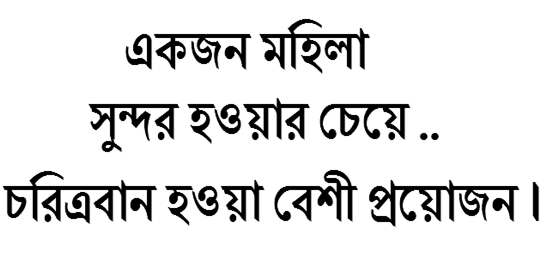
#> input picture 2.jpg, 547 x 258 px; its folder holds only this picture in this run
$ python -i character_extractor.py   (imports and definitions only)
#> lines starting #> are read from the running program, lines starting #| are printed output that depends on the picture; after the words box and inside, x2 and y2 are one past the last pixel; in counts of white or black regions, pixels touching at a corner belong together
# -*- coding: utf-8 -*-
"""
Created on Tue Sep  3 04:21:04 2019
@author: iit
"""
import csv

import imageio
import matplotlib.pyplot as plt
import numpy as np
from skimage import exposure
from skimage import filters
from skimage import io
from skimage.color import rgb2gray
from skimage.draw import line
from skimage.draw import rectangle
from skimage.filters.rank import mean
from skimage.filters.rank import median
from skimage.measure import label, regionprops
from skimage.morphology import closing, square, opening, dilation
from skimage.morphology import disk
from skimage.morphology import skeletonize
from skimage.transform import resize
from skimage.util import invert


class CharacterExtractor(object):

    def line_counter(self, inp_img):
        line_count = 1
        # print(lines)
        for i in range(len(lines) - 1):
            new_img = inp_img[lines[i]:lines[i + 1] - 1, 0:column]
            # x = lines[i + 1]
            if int(new_img.shape[0]) < 30:
                continue
            new_img = resize(new_img, (90, int(new_img.shape[1] * (90 / float(new_img.shape[0])))))
            new_img = self.pre_image_processing(new_img)
            skeleton = skeletonize(new_img) * 255
            imgs.append(skeleton)
            line_count += 1
        return line_count

    @staticmethod
    def pre_image_processing(resized_image):

        equal_adapt_hist_image = exposure.equalize_adapthist(resized_image)
        rescale_intensity_image = exposure.rescale_intensity(equal_adapt_hist_image)
        adjust_sigmoid_image = exposure.adjust_sigmoid(rescale_intensity_image)
        gray_scale_image = rgb2gray(adjust_sigmoid_image)
        mean_image = mean(gray_scale_image, disk(1))
        mean_image = mean(mean_image, disk(1))
        mean_image = mean(mean_image, disk(1))

        median_image = dilation(median(mean_image, disk(1)), square(2))
        otsu_image = filters.threshold_otsu(median_image)
        closing_image = closing(median_image > otsu_image, square(1))
        #    opening_image = opening(closing_image, square(2))
        opening_image = invert(closing_image)
        return opening_image

    @staticmethod
    def line_separation(image):
        hor_lines = [0]
        row, column = image.shape
        black_pixel_sum = []

        for i in range(0, row):
            pixel_count = 0
            for j in range(0, column):
                pixel_value = image[i][j]
                if pixel_value == 0:
                    pixel_count += 1
            black_pixel_sum.append(pixel_count)

        i = 0
        while i < len(black_pixel_sum):
            if black_pixel_sum[i] == 0:
                white_row_count = 0
                for j in range(i, len(black_pixel_sum)):
                    if black_pixel_sum[j] == 0:
                        white_row_count += 1
                    else:
                        break
                if white_row_count > 15:
                    row_partition = white_row_count // 2
                    final_line_row = i + row_partition
                    hor_lines.append(final_line_row)
                i += (white_row_count)

            else:
                i += 1

        hor_lines.append(row)
        return hor_lines

    @staticmethod
    def line_and_base_seperation(closing_image2, image_count):
        histogram = closing_image2.sum(axis=1).reshape(1, -1)
        maximum_histogram_index = np.argmax(histogram)
        closing_img = closing_image2

        for i in range(1, closing_img.shape[1] - 1):
            if not (closing_img[maximum_histogram_index - 1][i] or
                    closing_img[maximum_histogram_index + 1][i] or
                    closing_img[maximum_histogram_index - 1][i - 1] or
                    closing_img[maximum_histogram_index - 1][i + 1] or

                    closing_img[maximum_histogram_index + 1][i - 1] or
                    closing_img[maximum_histogram_index + 1][i + 1]):
                closing_img[maximum_histogram_index - 2][i] = 0
                closing_img[maximum_histogram_index - 1][i] = 0
                closing_img[maximum_histogram_index][i] = 0

            elif (closing_img[maximum_histogram_index][i] != 0 and
                  closing_img[maximum_histogram_index - 1][i + 1] != 0 and
                  closing_img[maximum_histogram_index][i + 1] == 0 and
                  closing_img[maximum_histogram_index - 1][i + 2] == 0 and
                  closing_img[maximum_histogram_index - 1][i] == 0 and
                  closing_img[maximum_histogram_index - 2][i + 1] == 0 and
                  closing_img[maximum_histogram_index + 1][i] == 0 and
                  closing_img[maximum_histogram_index - 2][i + 2] == 0 and
                  closing_img[maximum_histogram_index - 2][i] == 0):

                closing_img[maximum_histogram_index][i] = 0
                closing_img[maximum_histogram_index - 1][i + 1] = 0

            elif (closing_img[maximum_histogram_index][i] != 0 and
                  closing_img[maximum_histogram_index - 1][i - 1] != 0 and
                  closing_img[maximum_histogram_index - 1][i] == 0 and
                  closing_img[maximum_histogram_index - 1][i - 2] == 0 and
                  closing_img[maximum_histogram_index - 2][i] == 0 and
                  closing_img[maximum_histogram_index][i - 1] == 0 and
                  closing_img[maximum_histogram_index + 1][i] == 0 and
                  closing_img[maximum_histogram_index - 2][i - 2] == 0 and
                  closing_img[maximum_histogram_index - 2][i] == 0):

                closing_img[maximum_histogram_index][i] = 0
                closing_img[maximum_histogram_index - 1][i - 1] = 0

            elif (closing_img[maximum_histogram_index][i] != 0 and
                  closing_img[maximum_histogram_index + 1][i - 1] != 0 and
                  closing_img[maximum_histogram_index - 1][i] == 0 and
                  closing_img[maximum_histogram_index][i - 1] == 0 and
                  closing_img[maximum_histogram_index + 1][i - 2] == 0 and
                  closing_img[maximum_histogram_index + 2][i - 1] == 0 and
                  closing_img[maximum_histogram_index + 1][i] == 0 and
                  closing_img[maximum_histogram_index - 1][i + 1] == 0):

                closing_img[maximum_histogram_index][i] = 0

            elif (closing_img[maximum_histogram_index][i] != 0 and
                  closing_img[maximum_histogram_index + 1][i + 1] != 0 and
                  closing_img[maximum_histogram_index][i + 1] == 0 and
                  closing_img[maximum_histogram_index + 2][i + 1] == 0 and
                  closing_img[maximum_histogram_index + 1][i] == 0 and
                  closing_img[maximum_histogram_index - 1][i] == 0 and
                  closing_img[maximum_histogram_index - 1][i - 1] == 0):

                closing_img[maximum_histogram_index][i] = 0


            else:
                x = maximum_histogram_index
                y = i

                count = 0
                up = False
                while True:
                    next_ = False
                    if closing_img[x - 1][y] == 255:
                        x -= 1
                        next_ = True
                        count += 1
                        up = True
                    elif closing_img[x - 1][y + 1] == 255:
                        x -= 1
                        y += 1
                        next_ = True
                        count += 1
                        up = True
                    elif closing_img[x - 1][y - 1] == 255:
                        x -= 1
                        y -= 1
                        next_ = True
                        count += 1
                        up = True

                    elif closing_img[x][y + 1] == 255 and count > 6:
                        y += 1
                        next_ = True
                        count += 1
                    if closing_img[x + 1][y + 1] == 255 and count > 20 and up:
                        rec_row, rec_col = rectangle((x, y), extent=(8, 20), shape=closing_img.shape)
                        closing_img[rec_row, rec_col] = 0
                        x += 1
                        y += 1
                        break

                    if next_ == False:
                        break

            if closing_img[maximum_histogram_index - 2][i] == 255:
                rr, cc = line(maximum_histogram_index - 1, i - 4, maximum_histogram_index - 1, i - 15)
                closing_img[rr, cc] = 0
                rr, cc = line(maximum_histogram_index - 2, i - 4, maximum_histogram_index - 2, i - 15)
                closing_img[rr, cc] = 0
                rr, cc = line(maximum_histogram_index - 3, i - 4, maximum_histogram_index - 3, i - 15)
                closing_img[rr, cc] = 0
                rr, cc = line(maximum_histogram_index - 4, i - 4, maximum_histogram_index - 4, i - 15)
                closing_img[rr, cc] = 0
                rr, cc = line(maximum_histogram_index, i - 4, maximum_histogram_index, i - 15)
                closing_img[rr, cc] = 0

        closing_img = closing(closing_img, square(3))
        closing_img = opening(closing_img, square(1))

        '''
        Base Line Detection
        '''

        for index, val in enumerate(histogram[0]):
            # flag = 0
            if 256 < histogram[0][index] <= 2550 and index > 40:
                for i in range(closing_img.shape[1] - 1):
                    closing_img[index][i] = False
                    closing_img[index + 2][i] = False
                    closing_img[index + 1][i] = False
                    closing_img[index + 3][i] = False
                break
        closing_image = closing_img * 255
        # imageio.imwrite(r"\pic\base" + str(image_count) + ".jpg", closing_image)
        return closing_image

    def character_extractor(self, path):
#> called with path = '../../2.jpg'
        global ax, row, column, lines, imgs, image, histogram
        inp_img = io.imread(path, as_gray=True)
#> inp_img is the input picture: shape (258, 547) float64; min 0, max 1, mean 0.883
        fig, ax = plt.subplots(figsize=(10, 10))
        row, column = inp_img.shape
#> row = 258; column = 547
        lines = self.line_separation(inp_img)
#> after the loop in line_separation, `for i in range(0, row):`: black_pixel_sum = 258 values, max 419 at index 188, min 0 at index 0, mean 37.12
#> the loop in line_separation, `while i < len(black_pixel_sum):` made 160 passes
#> (row_partition, final_line_row, i) on passes 1, 53: (10, 10, 20), (14, 85, 100)
#> i on passes 2 to 7: 21, 22, 23, 24, 25, 26
#> after the loop in line_separation, `while i < len(black_pixel_sum):`: hor_lines = [0, 10, 85, 161, 241]; i = 258
#> lines = [0, 10, 85, 161, 241, 258]
        imgs = []
        line_count = self.line_counter(inp_img)
#> the loop in line_counter, `for i in range(len(lines) - 1):` made 5 passes
#> pass 2, in line_counter, `new_img = resize(new_img, (90, int(new_img.shape[1] * (90 / float(new_..`:
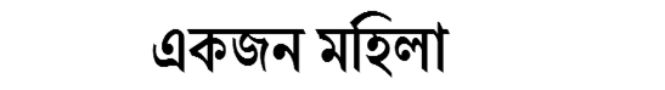
#> new_img: shape (90, 665) float64; min 0, max 1, mean 0.909
#> after the loop in line_counter, `for i in range(len(lines) - 1):`: imgs = 3 items; line_count = 4
#> line_count = 4
        image_count = 1
        sentence_list = []
        for image in imgs:

            closing_image2 = np.copy(image)
            new_ = self.line_and_base_seperation(image, image_count)
            histogram = closing_image2.sum(axis=0).reshape(1, -1)

            maximum_histogram_index = np.argmax(histogram)
            closing_img = np.copy(closing_image2)

            word_marked = np.copy(closing_img)
            label_image = label(word_marked)
            image_num = 1
            for region in regionprops(label_image):
                minr, minc, maxr, maxc = region.bbox
                rec_row, rec_col = rectangle((minr - 5, minc - 5), end=(maxr + 5, maxc + 5), shape=word_marked.shape)
                word_marked[rec_row, rec_col] = 255
                # img = region.image * 255

            word_marked_90 = np.rot90(word_marked, 3)
            closing_image_90 = np.rot90(new_, 3)
            label_image = label(word_marked_90)
            image_num = 2
            word_list = []
            for region in regionprops(label_image):
                minr, minc, maxr, maxc = region.bbox
                # print(region.bbox)
                img = closing_image_90[minr:maxr, minc:maxc] * 255
                imageio.imwrite(r"pic\\" + str(image_count) + "_" + str(image_num) + ".PNG",
                                np.rot90(dilation(img, square(2)), 1))
                with open('mycsv.csv', 'a', newline='') as f:
                    field = ['count']
                    writer = csv.DictWriter(f, fieldnames=field)
                    # writer.writeheader()
                    writer.writerow({'count': str(image_count) + "_" + str(image_num)})
                img_90 = dilation(img, square(2))
                label_word_image = label(img_90)
                word_image_num = 0
                # plt.imshow(label_word_image)
                # plt.show()
                # character_list = []
                for char_region in regionprops(label_word_image):
                    if char_region.area > 0:
                        c_minr, c_minc, c_maxr, c_maxc = char_region.bbox
                        # print(char_region.bbox, char_region.area)
                        char_img = (char_region.image)
                        # char_img = img_90[c_minr:c_maxr, c_minc:c_maxc]*255
                        char_img = np.rot90(char_img, 1)

                        char_img = resize(char_img, (250, 250))
                        if char_region.area < 10 and c_minc < 43:

                            # character_list.append("fota")
                            continue
                        elif char_region.area >= 13:
                            imageio.imwrite(
                                r"media\\" + str(image_count) + "_" + str(image_num) + "_" + str(
                                    word_image_num) + ".PNG", char_img)

                            word_image_num += 1
                            with open('mycsv_character.csv', 'a', newline='') as f:
                                field = ['count']
                                writer = csv.DictWriter(f, fieldnames=field)
                                # writer.writeheader()
                                writer.writerow(
                                    {'count': str(image_count) + "_" + str(image_num) + "_" + str(word_image_num)})
                        else:
                            continue

                # word_list.append(character_list)
                image_num += 1
            sentence_list.append(word_list)

            image_count += 1
#> this loop made 1 pass
#> maximum_histogram_index on pass 1: 356
#> pass 1, in character_extractor, `closing_image2 = np.copy(image)`:
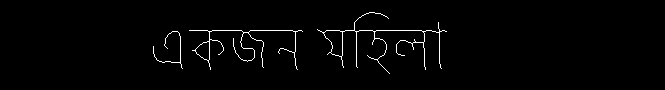
#> closing_image2: shape (90, 665) int64; 1.6% white in thin lines or dots, all inside (x1, y1, x2, y2) = (153, 12, 447, 74)
#> pass 1, in line_and_base_seperation, `closing_image = closing_img * 255`:
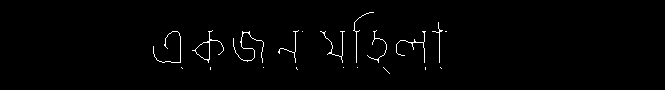
#> closing_image: shape (90, 665) int64; values 0 (black) and 65025 (white), 1.2% white in thin lines or dots, all inside (x1, y1, x2, y2) = (153, 12, 447, 74)
#> pass 1, in character_extractor, `label_image = label(word_marked)`:
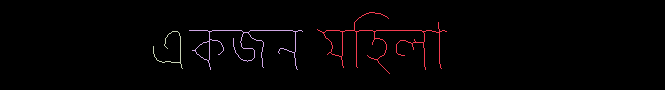
#> label_image: shape (90, 665) int64; 4 distinct labels, from 0 to 3; one colour per label, 0 black
#> after the loop:
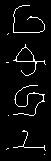
#> img: shape (161, 51) int64; values 0 (black) and 16581375 (white), 4.6% white in thin lines or dots, all inside (x1, y1, x2, y2) = (6, 5, 46, 155)
#> after the loop:
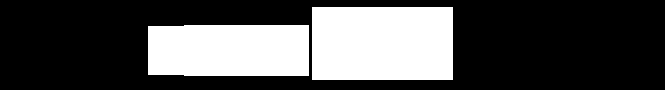
#> word_marked: shape (90, 665) int64; 30.8% white; 2 white regions, box (x1, y1, x2, y2) and area: (312, 7, 453, 80) 10293, (148, 25, 309, 76) 8139
#> after the loop:
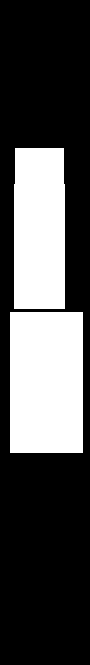
#> word_marked_90: shape (665, 90) int64; 30.8% white; 2 white regions, box (x1, y1, x2, y2) and area: (10, 312, 83, 453) 10293, (14, 148, 65, 309) 8139
#> after the loop, image_count = 1; sentence_list = []

# CharacterExtractor().character_extractor(path="2.jpg")

#> (the run stopped early here; a loop or call above may not have finished)
